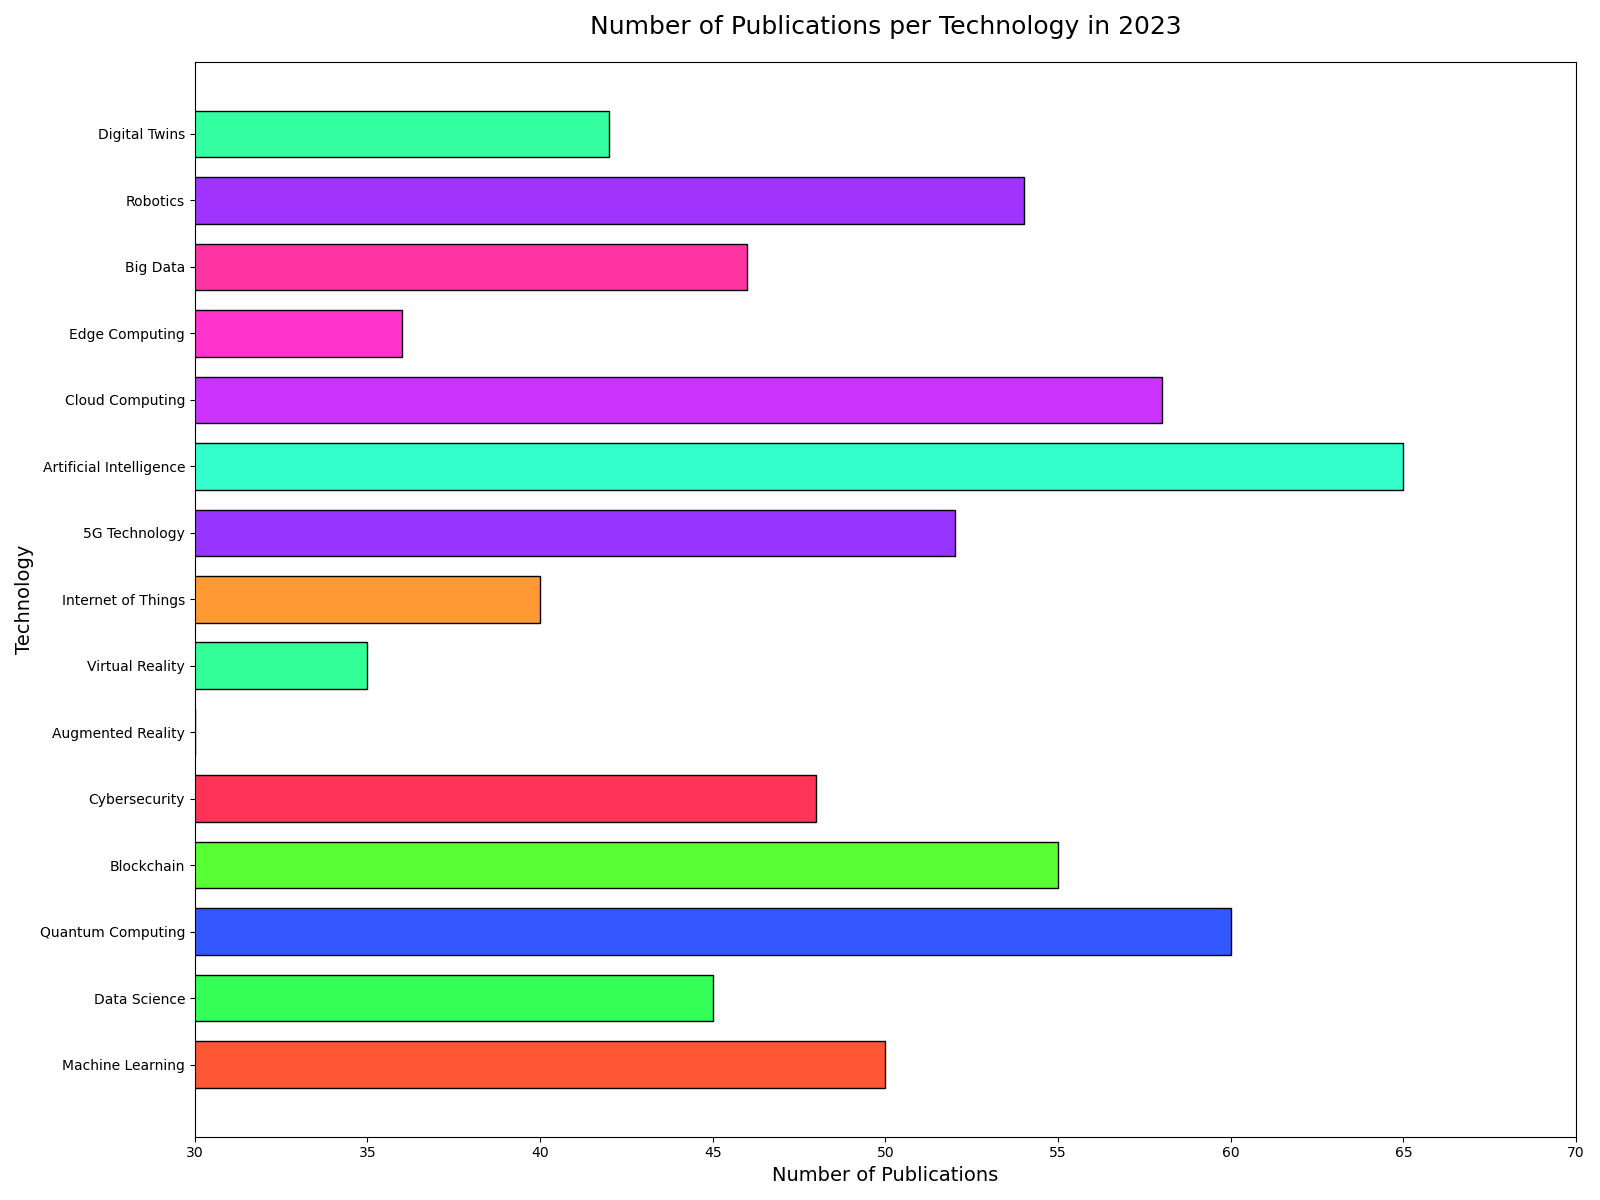

Python code for this plot:

import matplotlib.pyplot as plt

categories = ['Machine Learning', 'Data Science', 'Quantum Computing', 'Blockchain', 'Cybersecurity', 
              'Augmented Reality', 'Virtual Reality', 'Internet of Things', '5G Technology', 
              'Artificial Intelligence', 'Cloud Computing', 'Edge Computing', 'Big Data', 'Robotics', 'Digital Twins']
number_of_publications = [50, 45, 60, 55, 48, 30, 35, 40, 52, 65, 58, 36, 46, 54, 42]

colors = ['#FF5733', '#33FF57', '#3357FF', '#57FF33', '#FF3357', '#5733FF', '#33FF99', '#FF9933', 
          '#9933FF', '#33FFCC', '#CC33FF', '#FF33CC', '#FF33A1', '#A133FF', '#33FFA1']

plt.figure(figsize=(16, 12))
plt.barh(categories, number_of_publications, color=colors, edgecolor='black', height=0.7)

plt.xlabel('Number of Publications', fontsize=14)
plt.ylabel('Technology', fontsize=14)
plt.title('Number of Publications per Technology in 2023', fontsize=18, pad=20)
plt.xlim(30, 70)

plt.tight_layout()
plt.show()
